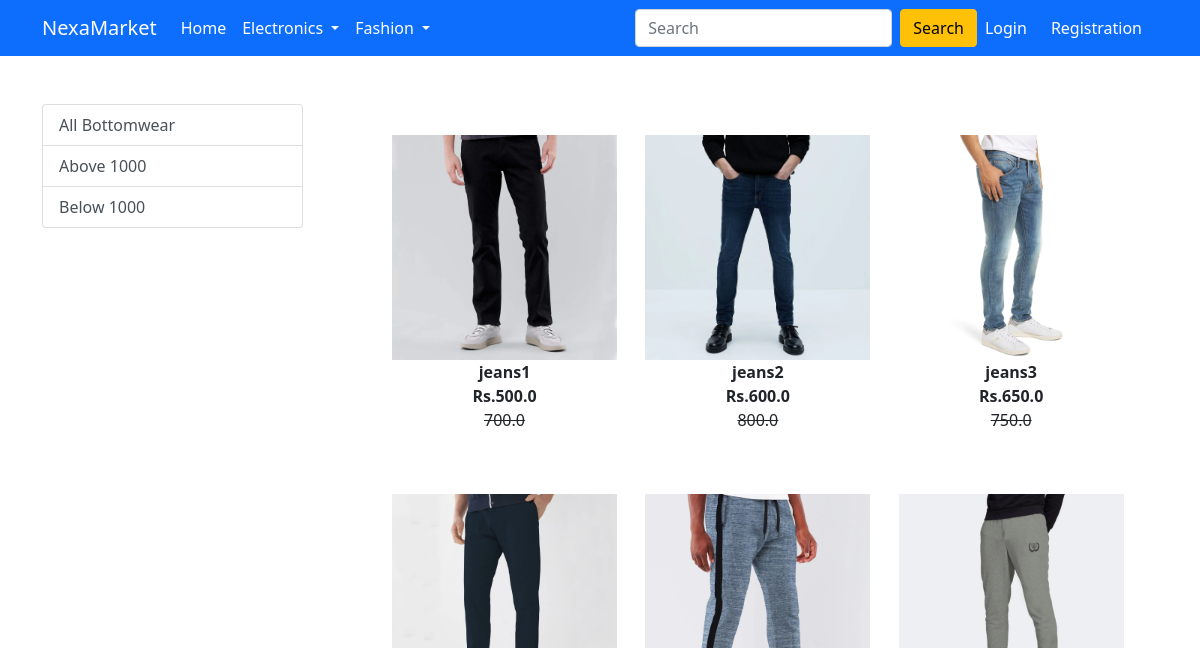
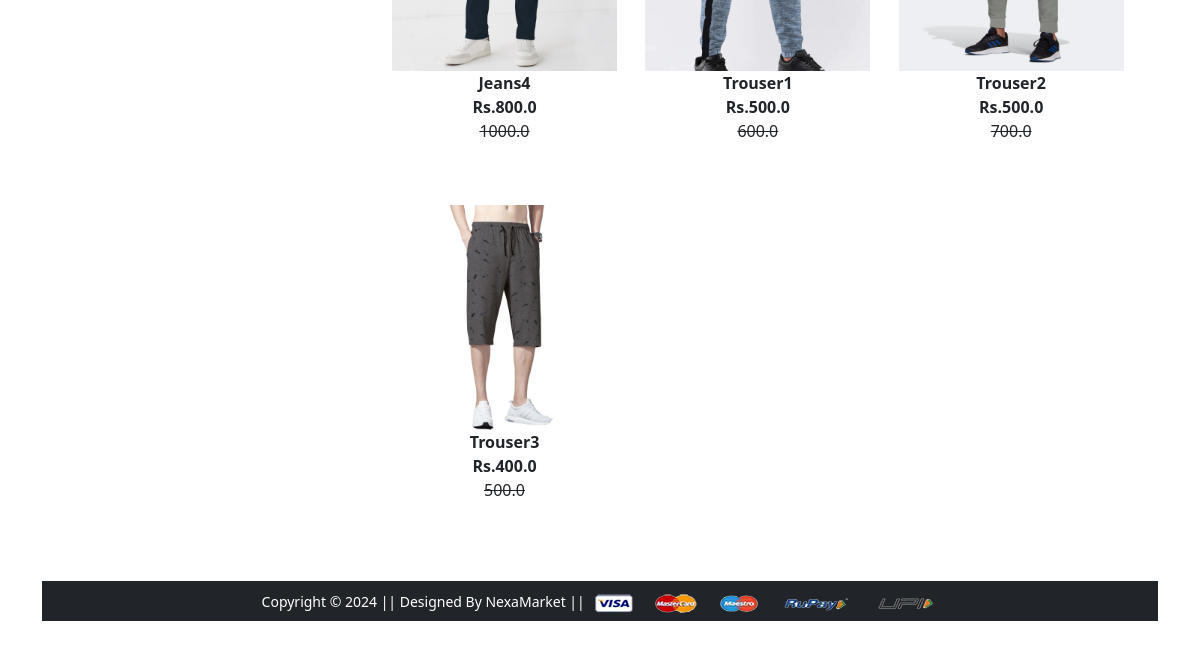
Before: /bottomwear/ with the older database file (2 pictures, top to bottom).
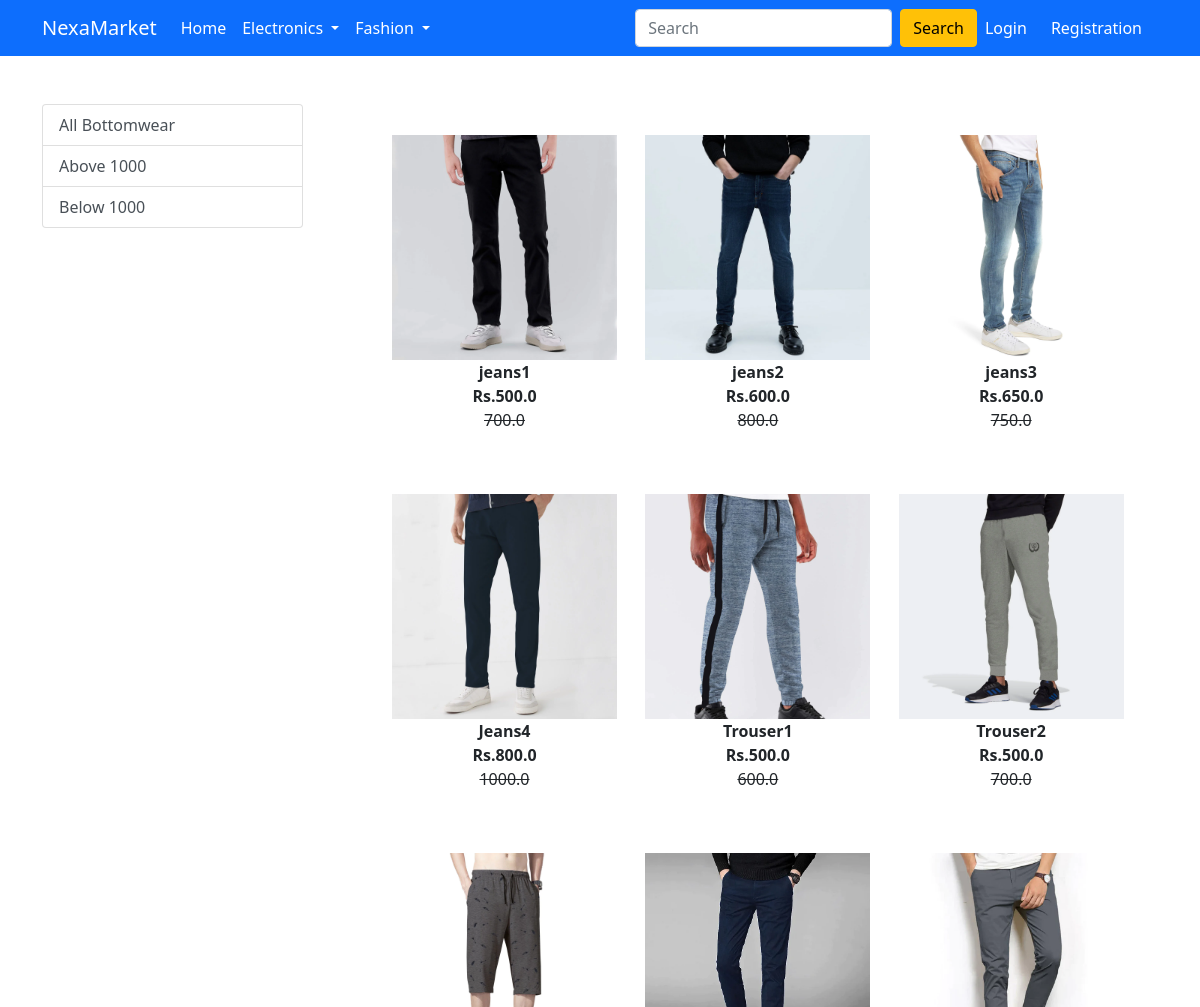
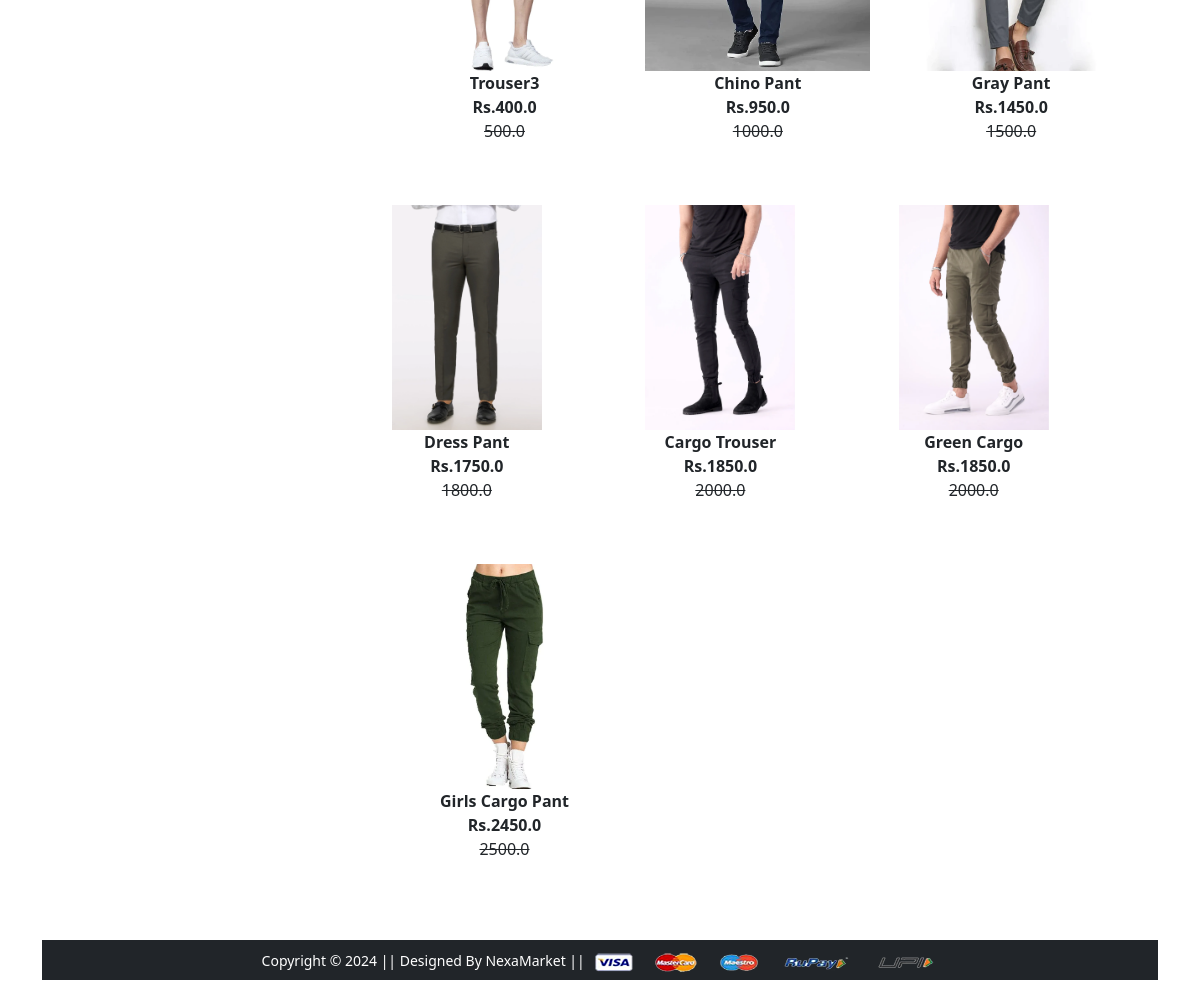
After: the same page with the newer database file (2 pictures, top to bottom).
### app/models.py (models this page shows, shortened)
class Product(models.Model):
    title = models.CharField(max_length=100)
    selling_price = models.FloatField()
    discounted_price = models.FloatField()
    description = models.TextField()
    brand = models.CharField(max_length=100)
    category = models.CharField(choices=CATEGORY_CHOICES,max_length=2)
    product_image = models.ImageField(upload_to="productimg")

### app/views.py (the view)
# urls.py: path('bottomwear/', views.bottomwear, name='bottomwear'),
def bottomwear(request, data=None):
 if data == None:
  bottomwear = Product.objects.filter(category="BW")
 elif data == "Below":
  bottomwear = Product.objects.filter(category="BW").filter(discounted_price__lt=600)
 elif data == "Above":
  bottomwear = Product.objects.filter(category="BW").filter(discounted_price__gt=1000)
 current_items = 0
 if request.user.is_authenticated:
  current_items = len(Cart.objects.filter(user=request.user))
 return render(request, 'app/bottomwear.html',{"bottomwear":bottomwear,'current_items':current_items})

### app/templates/app/bottomwear.html (shortened to what this page needs)
{% extends 'app/base.html' %}
{% load static %}
{% block main-content %}
<div class="container my-5">
 <div class="row">
  <div class="col-sm-3">
   <div class="list-group">
    <a href="{% url "bottomwear" %}" class="list-group-item list-group-item-action
    " aria-current="True" >All Bottomwear</a>
    <a href="{% url "bottomweardata" 'Above' %}" class="list-group-item list-group-item-action
    " aria-current="True" >Above 1000</a>
    <a href="{% url "bottomweardata" 'Below' %}" class="list-group-item list-group-item-action
    " aria-current="True" >Below 1000</a>
</div>
  </div>
  <div class="col-sm-8">
    <div class="row">
    {% for product in bottomwear %}
    <div class="col-sm-4 text-center mb-4 px-3">
    <a href="{% url 'product-detail' product.id %}" class="btn">
    <div class="item">
    <img src="{{product.product_image.url}}" alt="" height="225" class="mx-5">
    <div class="fw-bold">{{product.title}}</div>
    <div class="fw-bold">Rs.{{product.discounted_price}}
    <div class="fw-light text-decoration-line-through">{{product.selling_price}}</div>
    </div>
    </a>
    </div>
    </div>
    {% endfor %}
{% endblock main-content %}

Changed rows visible on the page:
added Product: product_image (picture), title "Chino Pant", discounted_price "950.0", selling_price "1000.0"
added Product: product_image (picture), title "Gray Pant", discounted_price "1450.0", selling_price "1500.0"
added Product: product_image (picture), title "Dress Pant", discounted_price "1750.0", selling_price "1800.0"
added Product: product_image (picture), title "Cargo Trouser", discounted_price "1850.0", selling_price "2000.0"
added Product: product_image (picture), title "Green Cargo", discounted_price "1850.0", selling_price "2000.0"
added Product: product_image (picture), title "Girls Cargo Pant", discounted_price "2450.0", selling_price "2500.0"
